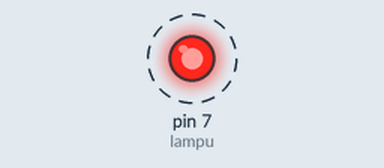
A sketch run on a simulated Arduino Uno, built with avr-gcc and run on an emulated ATmega328P. On the bench: output pins drawn as LEDs (lit = HIGH). Dashed ring = blinking.

Above: at 0.5 s.
Timing chart, 0 to 4.6 s (numbered marks = the images above):
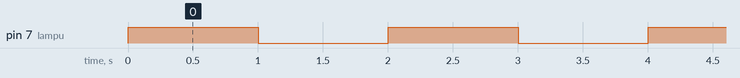

The sketch:

code.ino
```cpp
int lampu =7;
void setup() {
pinMode (lampu, OUTPUT);
}

void loop() {
digitalWrite(lampu, HIGH);
delay(1000);
digitalWrite(lampu, LOW);
delay(1000);
}
```

Measured:
- by itself, pin 7 (lampu): alternates HIGH for 1.0 s and LOW for 1.0 s
